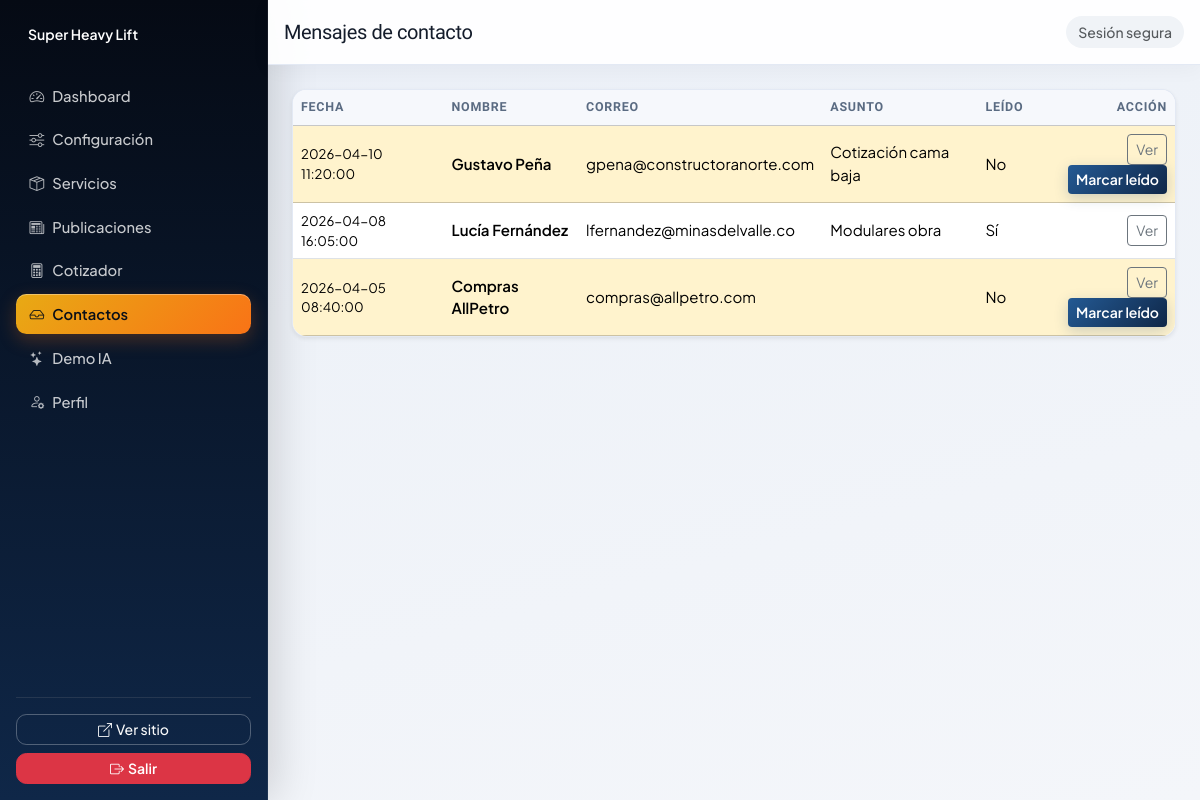
/admin/index.php?route=contactos (signed in), run on the app's committed database.
### tables this page shows
CREATE TABLE `contactos_recibidos` (
  `id` int(10) UNSIGNED NOT NULL,
  `nombre` varchar(150) NOT NULL,
  `email` varchar(120) NOT NULL,
  `telefono` varchar(40) DEFAULT NULL,
  `asunto` varchar(200) DEFAULT NULL,
  `mensaje` text NOT NULL,
  `leido` tinyint(1) NOT NULL DEFAULT 0,
  `ip` varchar(45) DEFAULT NULL,
  `created_at` timestamp NOT NULL DEFAULT current_timestamp()
);

### src/App/Controllers/AdminPanelController.php (called while the page is built, shortened)
<?php
final class AdminPanelController
{
    public function handle(string $route): void
    {
        $method = $_SERVER['REQUEST_METHOD'] ?? 'GET';
        match ($route) {
            'logout' => $this->logout(),
            'dashboard' => $this->dashboard(),
            'config' => $method === 'POST' ? $this->saveConfig() : $this->configForm(),
            'servicios' => $this->servicesList(),
            'servicio_nuevo' => $this->serviceForm(null),
            'servicio_editar' => $this->serviceForm((int) ($_GET['id'] ?? 0)),
            'servicio_guardar' => $method === 'POST' ? $this->serviceSave() : redirect(admin_url(['route' => 'servicios'])),
            'servicio_eliminar' => $method === 'POST' ? $this->serviceDelete() : redirect(admin_url(['route' => 'servicios'])),
            'publicaciones' => $this->postsList(),
            'publicacion_nueva' => $this->postForm(null),
            'publicacion_editar' => $this->postForm((int) ($_GET['id'] ?? 0)),
            'publicacion_guardar' => $method === 'POST' ? $this->postSave() : redirect(admin_url(['route' => 'publicaciones'])),
            'publicacion_eliminar' => $method === 'POST' ? $this->postDelete() : redirect(admin_url(['route' => 'publicaciones'])),
            'cotizaciones' => $this->quotesList(),
            'cotizacion' => $this->quoteView((int) ($_GET['id'] ?? 0)),
            'cotizacion_nueva' => $this->quoteForm(null),
            'cotizacion_editar' => $this->quoteForm((int) ($_GET['id'] ?? 0)),
            'cotizacion_guardar' => $method === 'POST' ? $this->quoteSave() : redirect(admin_url(['route' => 'cotizaciones'])),
            'cotizacion_eliminar' => $method === 'POST' ? $this->quoteDelete() : redirect(admin_url(['route' => 'cotizaciones'])),
            'cotizacion_estado' => $method === 'POST' ? $this->quoteEstado() : redirect(admin_url(['route' => 'cotizaciones'])),
            'contactos' => $this->contactsList(),
            'contacto_leido' => $method === 'POST' ? $this->contactRead() : redirect(admin_url(['route' => 'contactos'])),
            'demo_ia' => $this->iaDemo(),
            'perfil' => $method === 'POST' ? $this->passwordChange() : $this->profileForm(),
            default => redirect(admin_url(['route' => 'dashboard'])),
        };
    }
    private function contactsList(): void
    {
        render_admin('contacts_list', [
            'pageTitle' => 'Mensajes de contacto',
            'items' => $this->contacts->findAllAdmin(),
        ]);
    }
}

### public/admin/index.php (called while the page is built, shortened)
<?php
$route = $_GET['route'] ?? 'dashboard';
$panel = new AdminPanelController(
    new ConfigRepository(),
    new ServiceRepository(),
    new PostRepository(),
    new QuoteRepository(),
    new ContactRepository(),
    new UserRepository(),
    new IaRepository()
);
$panel->handle($route);

### src/App/Models/ContactRepository.php (called while the page is built, shortened)
<?php
final class ContactRepository
{
    public function findAllAdmin(int $limit = 300): array
    {
        $sql = 'SELECT * FROM contactos_recibidos ORDER BY created_at DESC LIMIT ' . (int) $limit;
        return Database::pdo()->query($sql)->fetchAll();
    }
}

### core/helpers.php (called while the page is built, shortened)
<?php
function app_config(string $key, mixed $default = null): mixed
{
    static $cfg;
    if ($cfg === null) {
        $cfg = require BASE_PATH . '/config/app.php';
    }
    return $cfg[$key] ?? $default;
}
function public_url(string $path = ''): string
{
    $base = rtrim((string) app_config('public_url', ''), '/');
    $path = ltrim($path, '/');
    return $path === '' ? $base : $base . '/' . $path;
}
function admin_url(array $query = []): string
{
    $q = http_build_query($query);
    return public_url('admin/index.php' . ($q !== '' ? '?' . $q : ''));
}
function e(?string $s): string
{
    return htmlspecialchars((string) $s, ENT_QUOTES | ENT_SUBSTITUTE, 'UTF-8');
}

### config/app.php (called while the page is built, shortened)
<?php
$scheme = (!empty($_SERVER['HTTPS']) && $_SERVER['HTTPS'] !== 'off') ? 'https' : 'http';
$host = $_SERVER['HTTP_HOST'] ?? 'localhost';
$script = str_replace('\\', '/', (string) ($_SERVER['SCRIPT_NAME'] ?? ''));
$dir = dirname($script);
if (preg_match('#/admin$#', $dir)) {
    $dir = dirname($dir);
}
$basePath = rtrim($dir === '/' ? '' : $dir, '/');
$cfg = [
    'name' => 'Super Heavy Lift',
    'base_url' => $scheme . '://' . $host . $basePath,
    'public_url' => $scheme . '://' . $host . $basePath,
    'timezone' => 'America/Bogota',
    'upload_max_bytes' => 3 * 1024 * 1024,
    'allowed_image_mimes' => ['image/jpeg', 'image/png', 'image/webp', 'image/gif'],
];
$secretsFile = __DIR__ . '/secrets.php';
$envFallbacks = [
    'openai_api_key' => 'OPENAI_API_KEY',
    'openai_model' => 'OPENAI_MODEL',
    'elevenlabs_api_key' => 'ELEVENLABS_API_KEY',
    'elevenlabs_voice_id' => 'ELEVENLABS_VOICE_ID',
];
foreach ($envFallbacks as $cfgKey => $envName) {
    $cur = trim((string) ($cfg[$cfgKey] ?? ''));
    $v = getenv($envName);
}
return $cfg;

### views/admin/contacts_list.php (the view, shortened to what this page needs)
<div class="table-responsive card border-0 shadow-sm">
  <table class="table table-hover align-middle mb-0">
    <thead class="table-light">
      <tr>
        <th>Fecha</th>
        <th>Nombre</th>
        <th>Correo</th>
        <th>Asunto</th>
        <th>Leído</th>
        <th class="text-end">Acción</th>
      </tr>
    </thead>
    <tbody>
      <?php foreach ($items as $it): ?>
        <tr class="<?= (int) ($it['leido'] ?? 0) ? '' : 'table-warning' ?>">
          <td class="small"><?= e((string) $it['created_at']) ?></td>
          <td class="fw-semibold"><?= e((string) $it['nombre']) ?></td>
          <td><?= e((string) $it['email']) ?></td>
          <td><?= e((string) ($it['asunto'] ?? '')) ?></td>
          <td><?= (int) ($it['leido'] ?? 0) ? 'Sí' : 'No' ?></td>
          <td class="text-end">
            <button class="btn btn-sm btn-outline-secondary" type="button" data-bs-toggle="modal" data-bs-target="#m<?= (int) $it['id'] ?>">Ver</button>
            <?php if (!(int) ($it['leido'] ?? 0)): ?>
              <form class="d-inline" method="post" action="<?= e(admin_url(['route' => 'contacto_leido'])) ?>">
                <button class="btn btn-sm btn-primary" type="submit">Marcar leído</button>
              </form>
            <?php endif; ?>
          </td>
        </tr>
      <?php endforeach; ?>
    </tbody>
  </table>
</div>

### public/assets/css/admin.css (style rules this page uses)
:root { --admin-font: "Plus Jakarta Sans", system-ui, sans-serif; --admin-display: "Sora", system-ui, sans-serif; --admin-sidebar-from: #050a14; --admin-sidebar-to: #0f2748; --admin-accent: #e8aa14; --admin-accent-2: #f97316; --admin-radius: 0.9rem; --admin-shadow: 0 12px 40px rgba(15, 31, 51, 0.08); }
.admin-body { font-family: var(--admin-font); background: linear-gradient(165deg, #e8edf6 0%, #eef2f8 35%, #f4f6fa 100%); color: #141c2b; -webkit-font-smoothing: antialiased; }
.admin-content .card { border-radius: var(--admin-radius) !important; border: 1px solid rgba(226, 232, 244, 0.95) !important; box-shadow: var(--admin-shadow); overflow: hidden; }
.admin-content .table { font-size: 0.94rem; }
.admin-content .table thead th { font-family: var(--admin-display); font-weight: 600; font-size: 0.78rem; text-transform: uppercase; letter-spacing: 0.06em; color: #5a6b82; border-bottom-width: 1px; background: #f6f8fc; }
.admin-content .btn-primary { font-weight: 600; border: none; background: linear-gradient(135deg, #245a94 0%, #0f2748 100%); box-shadow: 0 4px 14px rgba(30, 74, 122, 0.22); }

### data on the page
contactos_recibidos: created_at "2026-04-10 11:20:00", nombre "Gustavo Peña", email "gpena@constructoranorte.com", asunto "Cotización cama baja", leido "No"
contactos_recibidos: created_at "2026-04-08 16:05:00", nombre "Lucía Fernández", email "lfernandez@minasdelvalle.co", asunto "Modulares obra", leido "Sí"
contactos_recibidos: created_at "2026-04-05 08:40:00", nombre "Compras AllPetro", email "compras@allpetro.com", leido "No"

### other printed values
$empresa "Super Heavy Lift"
$pageTitle "Mensajes de contacto"
